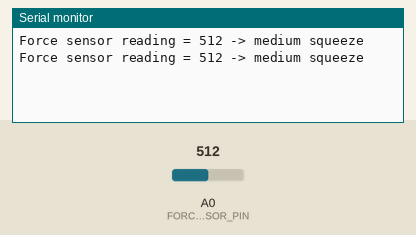
This sketch was run on a simulated Arduino Uno, built with avr-gcc and run on an emulated ATmega328P. Shown: the last lines printed to the serial monitor. The test bench sets the inputs (shaded band); at power-on: A0 (FORCE_SENSOR_PIN) = 512.

Above: at 1.8 s.
1.9 s: A0 (FORCE_SENSOR_PIN) set to 490
At 2.8 s:
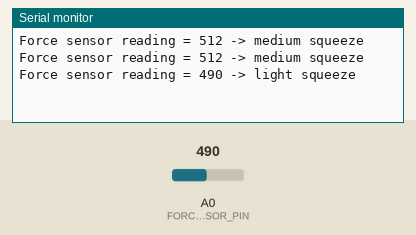
4.5 s: A0 (FORCE_SENSOR_PIN) set to 190
At 5.6 s:
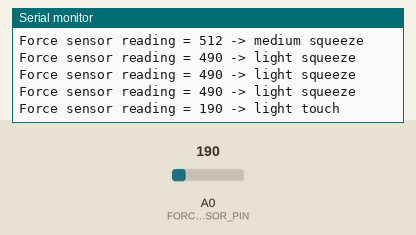
7.5 s: A0 (FORCE_SENSOR_PIN) set to 0
At 8.8 s:
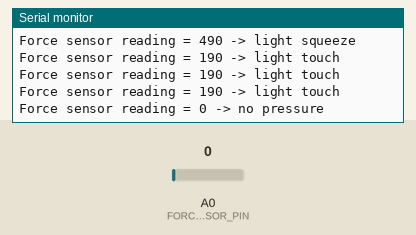
10.5 s: A0 (FORCE_SENSOR_PIN) set to 810
At 11.5 s:
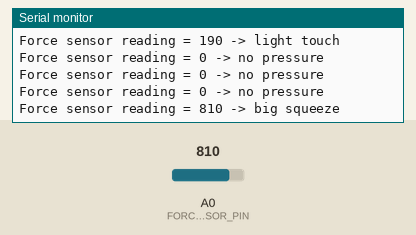

The sketch:

force-sensor.ino
```cpp
#define FORCE_SENSOR_PIN A0 // the FSR and 10K pulldown are connected to A0

void setup() {
  Serial.begin(9600);
}

void loop() {
  int analogReading = analogRead(FORCE_SENSOR_PIN);

  Serial.print("Force sensor reading = ");
  Serial.print(analogReading); // print the raw analog reading

  if (analogReading < 10)       // from 0 to 9
    Serial.println(" -> no pressure");
  else if (analogReading < 200) // from 10 to 199
    Serial.println(" -> light touch");
  else if (analogReading < 500) // from 200 to 499
    Serial.println(" -> light squeeze");
  else if (analogReading < 800) // from 500 to 799
    Serial.println(" -> medium squeeze");
  else // from 800 to 1023
    Serial.println(" -> big squeeze");

  delay(1000);
}
```

Measured:
- after the input at 1.9 s, the serial monitor: prints a new line after 0.10 s (image 1)
- after the input at 4.5 s, the serial monitor: prints a new line after 0.50 s (image 2)
- after the input at 7.5 s, the serial monitor: prints a new line after 0.51 s (image 3)
- after the input at 10.5 s, the serial monitor: prints a new line after 0.51 s (image 4)
